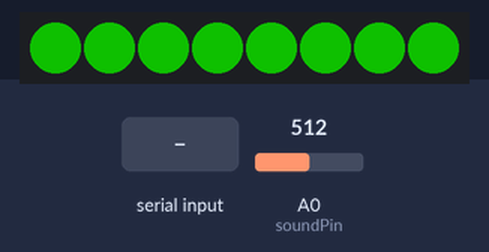
The sketch below on a simulated Arduino Uno, built with avr-gcc and run on an emulated ATmega328P. On the bench: 8 RGB LEDs in strip order, left to right. The test bench sets the inputs (shaded band); at power-on: A0 (soundPin) = 512. Dim RGB values are drawn brighter than linear; colours are those a GRB WS2812 strip shows for the declared byte order; random numbers use the default seed unless the sketch sets one; what the sketch prints to the serial monitor is not drawn.

Above: at 3.2 s.
3.3 s: "1" received over the second serial link
At 4.04 s:
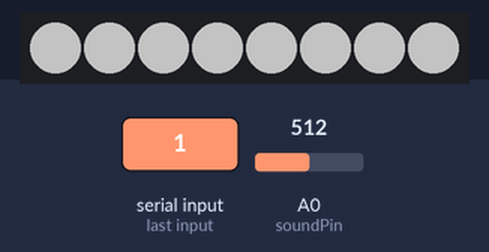
5.9 s: "d" received over the second serial link
At 7.7 s:
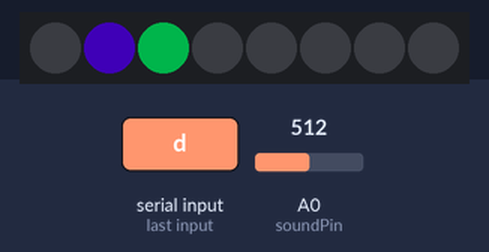
8.8 s: "b" received over the second serial link
11.8 s: "a" received over the second serial link
At 13.65 s:
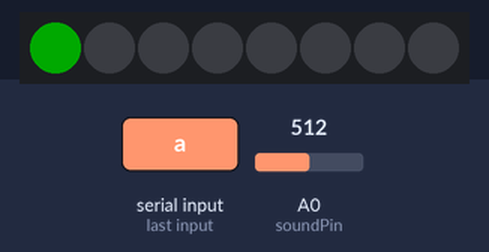
14.8 s: "d" received over the second serial link
At 17.7 s:
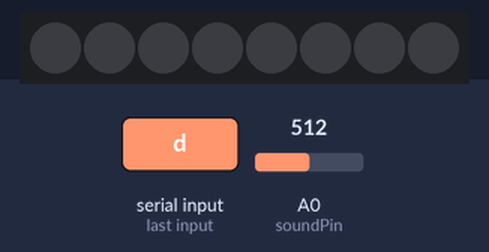
17.8 s: A0 (soundPin) set to 80
At 23.44 s:
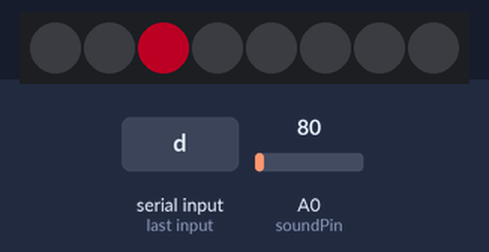
Timing chart, 0 to 24.2 s (numbered marks = the images above; inputs shaded):
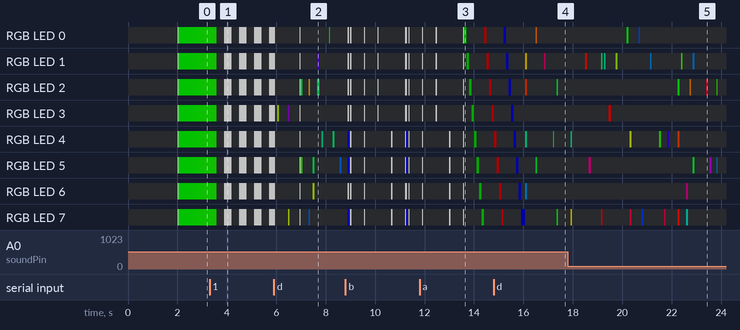

The sketch:

bluetooth_ws2812led_8led.ino
```cpp
#include <SoftwareSerial.h>
#include <Wire.h>//引用二個函式庫SoftwareSerial及Wire
#include "FastLED.h"

// How many leds are in the strip?
#define NUM_LEDS 8
// Data pin that led data will be written out over
#define DATA_PIN 6
int LED = 13;

//mic聲音偵測
int soundPin = 0;   // Microphone is attached to this analog pin
int soundVal = 0;

// used to make basic mood lamp colour fading feature
int fade_h;
int fade_direction = 1;

CRGB leds[NUM_LEDS];

SoftwareSerial I2CBT(2,4);//定義PIN2及PIN4分別為RX及TX腳位

///////////////////////////////////設定/////////////////////////////////////////////
void setup() {
  // sanity check delay - allows reprogramming if accidently blowing power w/leds
   delay(2000);
   // For safety (to prevent too high of a power draw), the test case defaults to
   // setting brightness to 25% brightness
   //LEDS.setBrightness(64);
   LEDS.setBrightness(90);
   LEDS.addLeds<WS2812B, DATA_PIN>(leds, NUM_LEDS);

   Serial.begin(9600); //Arduino起始鮑率：9600
   I2CBT.begin(9600);
//藍牙鮑率：57600(注意！每個藍牙晶片的鮑率都不太一樣，請務必確認
//   pinMode(13, OUTPUT);  //設定 pin13 為輸出，LED就接在這
}

////////////////////////主程式///////////////////////////////////////
void loop() {
byte cmmd[20];
cmmd[0]=99;               //初始使用"c"暫存字元
//cmmd[0]=98;               //初始使用"b"暫存字元
int insize;
while(1){

   detect_sound();  //sound detection
   if ((insize=(I2CBT.available()))>0){  //讀取藍牙訊息
      Serial.print("input size = ");
      Serial.println(insize);
      for (int i=0; i<insize; i++){
               Serial.print(cmmd[i]=char(I2CBT.read()));
               Serial.print(" ");
      }//
   }
   switch (cmmd[0]) { //讀取第一個字
      case 97: //97為"a"的ASCII CODE

         //Serial.println("Get a");
         strips_LED();
         break;

      case 98://98為"b"的ASCII CODE
         //Serial.println("Get b");
         all_flash();

         break;

      case 99://99為"c"的ASCII CODE
         //Serial.println("Get c");
         //digitalWrite(13,LOW);   //熄滅LED
         breath();
         break;

       case 100://100為"d"的ASCII CODE
         //Serial.println("Get d");
         //digitalWrite(13,LOW);   //熄滅LED
         acid_cloud();
         delay(50);
         break;

       case 101://101為"e"的ASCII CODE
         all_off();
         break;
     } //Switch
   } //while
}//loop

/////////////////////////////////////副程式//////////////////////////////////////
//跑馬燈三色變換
void strips_LED()
{
     for(int i = 0; i < 3; i++) {
		for(int iLed = 0; iLed < NUM_LEDS; iLed++) {
			memset(leds, 0,  NUM_LEDS * sizeof(struct CRGB));

			switch(i) {
				// You can access the rgb values by field r, g, b
			 	case 0: leds[iLed].r = 128; break;

			 	// or by indexing into the led (r==0, g==1, b==2)
			 	case 1: leds[iLed][i] = 128; break;

			 	// or by setting the rgb values for the pixel all at once
			 	case 2: leds[iLed] = CRGB(0, 0, 128); break;
			}

			// and now, show your led array!
			LEDS.show();
			delay(100);
		} //for iLED
     } //for i
}

//全部閃電
void all_flash()
{
   leds[0] = CRGB::White;
   leds[1] = CRGB::White;
   leds[2] = CRGB::White;
   leds[3] = CRGB::White;
   leds[4] = CRGB::Blue;
   leds[5] = CRGB::Blue;
   leds[6] = CRGB::White;
   leds[7] = CRGB::Blue;

   FastLED.show();
   delay(50);
   leds[0] = CRGB::Black;
   leds[1] = CRGB::Black;
   leds[2] = CRGB::Black;
   leds[3] = CRGB::Black;
   leds[4] = CRGB::Black;
   leds[5] = CRGB::Black;
   leds[6] = CRGB::Black;
   leds[7] = CRGB::Black;

   FastLED.show();
   delay(50);
   leds[0] = CRGB::White;
   leds[1] = CRGB::White;
   leds[2] = CRGB::White;
   leds[3] = CRGB::White;
   leds[4] = CRGB::White;
   leds[5] = CRGB::White;
   leds[6] = CRGB::White;
   leds[7] = CRGB::White;

   FastLED.show();
   delay(50);
   leds[0] = CRGB::Black;
   leds[1] = CRGB::Black;
   leds[2] = CRGB::Black;
   leds[3] = CRGB::Black;
   leds[4] = CRGB::Black;
   leds[5] = CRGB::Black;
   leds[6] = CRGB::Black;
   leds[7] = CRGB::Black;

   FastLED.show();
   delay(500);
   leds[0] = CRGB::White;
   leds[1] = CRGB::White;
   leds[2] = CRGB::White;
   leds[3] = CRGB::White;
   leds[4] = CRGB::White;
   leds[5] = CRGB::White;
   leds[6] = CRGB::White;
   leds[7] = CRGB::White;
   FastLED.show();
   delay(50);
   leds[0] = CRGB::Black;
   leds[1] = CRGB::Black;
   leds[2] = CRGB::Black;
   leds[3] = CRGB::Black;
   leds[4] = CRGB::Black;
   leds[5] = CRGB::Black;
   leds[6] = CRGB::Black;
   leds[7] = CRGB::Black;
   FastLED.show();


   delay(500);
   leds[0] = CRGB::White;
   leds[1] = CRGB::White;
   leds[2] = CRGB::White;
   leds[3] = CRGB::White;
   FastLED.show();
   delay(50);
   leds[0] = CRGB::Black;
   leds[1] = CRGB::Black;
   leds[2] = CRGB::Black;
   leds[3] = CRGB::Black;
   FastLED.show();
   delay(500);
   leds[4] = CRGB::White;
   leds[5] = CRGB::White;
   leds[6] = CRGB::White;
   leds[7] = CRGB::White;
   FastLED.show();
   delay(50);
   leds[4] = CRGB::Black;
   leds[5] = CRGB::Black;
   leds[6] = CRGB::Black;
   leds[7] = CRGB::Black;
   FastLED.show();
   delay(500);


}

//呼吸燈
void breath()
{
/*  // yellow
  LEDS.showColor(CRGB(128, 128, 0));
  delay(500);
    for(int x = 0; x < 128; x++) {
	// The showColor method sets all the leds in the strip to the same color
		LEDS.showColor(CRGB(x, 0, 0));

		delay(10);
	}

	// fade down
	for(int x = 128; x >= 0; x--) {
		LEDS.showColor(CRGB(x, 0, 0));

		delay(10);
	}
        // let's fade up by scaling the brightness
     	for(int scale = 0; scale < 128; scale++) {
		LEDS.showColor(CRGB(0, 128, 0), scale);
		delay(10);
        	}
	// let's fade down by scaling the brightness
	for(int scale = 128; scale > 0; scale--) {
		LEDS.showColor(CRGB(0, 128, 0), scale);
		delay(10);
		}
*/
	  //mood mood lamp that cycles through colours
        for (int i=0;i<NUM_LEDS;i++){
               leds[i] = CHSV( fade_h, 255, 255);
               }
        if(fade_h >254){
                 fade_direction = -1; //reverse once we get to 254
                 }
         else if(fade_h < 0){
                fade_direction = 1;
                 }

        fade_h += fade_direction;
        FastLED.show();
        delay(100);
}

//ACID多顏色跳燈
void acid_cloud(){
    // a modification of the rolling lightning which adds random colour. trippy.
    //iterate through every LED
    for(int i=0;i<NUM_LEDS;i++){
      if(random(0,100)>90){
        leds[i] = CHSV( random(0,255), 255, 255);

      }
      else{
        leds[i] = CHSV(0,0,0);
      }
    }
    FastLED.show();
    delay(random(5,100));
    reset();

  //}
}


//reset
// utility function to turn all the lights off.
void reset(){
  for (int i=0;i<NUM_LEDS;i++){
    leds[i] = CHSV( 0, 0, 0);
  }
  FastLED.show();

}

/////////////////////////////////////////////////////////////////
//聲音雷雲
//sound detection
void detect_sound() {
   soundVal=analogRead(soundPin);//read sensor value
   //Serial.print("sound reads ");
   //Serial.println(soundVal);
   I2CBT.println(soundVal);

   if (soundVal > 80) {
      leds[0] = CRGB::White;
      leds[1] = CRGB::White;
      leds[2] = CRGB::White;
      leds[3] = CRGB::White;
      leds[4] = CRGB::White;
      leds[5] = CRGB::White;
      leds[6] = CRGB::White;
      leds[7] = CRGB::White;

      FastLED.show();
      digitalWrite(LED,HIGH);
      delay(20);
      leds[0] = CRGB::Black;
      leds[1] = CRGB::Black;
      leds[2] = CRGB::Black;
      leds[3] = CRGB::Black;
      leds[4] = CRGB::Black;
      leds[5] = CRGB::Black;
      leds[6] = CRGB::Black;
      leds[7] = CRGB::Black;

      FastLED.show();
      digitalWrite(LED,LOW);
      delay(20);
   }

}

//全部off
void all_off()
{
   leds[0] = CRGB::Black;
   leds[1] = CRGB::Black;
   leds[2] = CRGB::Black;
   leds[3] = CRGB::Black;
   leds[4] = CRGB::Black;
   leds[5] = CRGB::Black;
   leds[6] = CRGB::Black;
   leds[7] = CRGB::Black;

   FastLED.show();
   delay(30);
}
```
